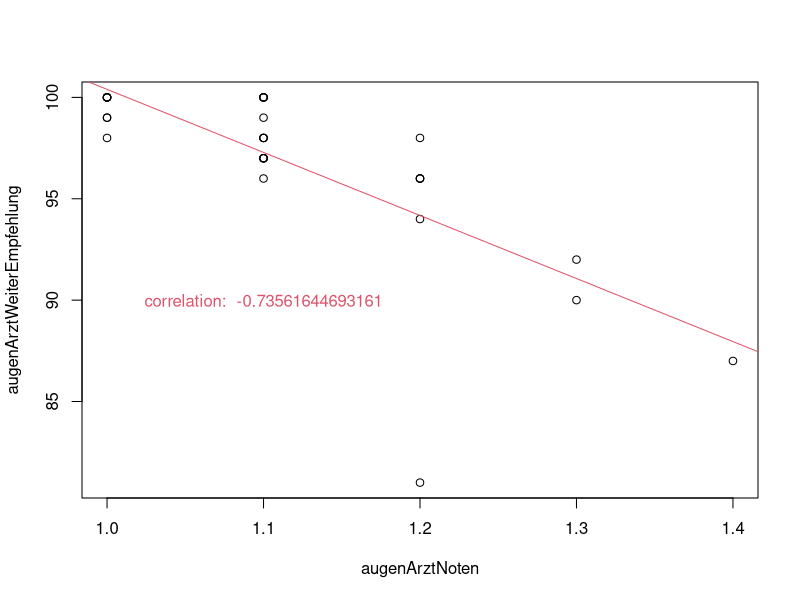

This figure's R source:
augenArztNoten <- c(1.1, 1.0, 1.1, 1.0, 1.1, 1.2, 1.0, 1.3, 1.0, 1.3, 1.1, 1.2, 1.2, 1.2, 1.2, 1.0, 1.1, 1.1, 1.1, 1.1, 1.1, 1.1, 1.4, 1.2, 1.0, 1.1, 1.0, 1.1, 1.1, 1.0)
augenArztWeiterEmpfehlung <- c(96, 99, 97, 99, 100, 81, 100, 90, 100, 92, 97, 98, 96, 96, 96, 100, 100, 97, 99, 97, 100, 100, 87, 94, 98, 98, 100, 98, 98, 100)

linreg = lm(augenArztWeiterEmpfehlung ~ augenArztNoten)

plot(augenArztNoten, augenArztWeiterEmpfehlung)
abline(linreg, col = 2)
corAugenArzt <- cor(augenArztNoten, augenArztWeiterEmpfehlung)
text(1.1,90,paste("correlation: ",corAugenArzt), col = 2)



